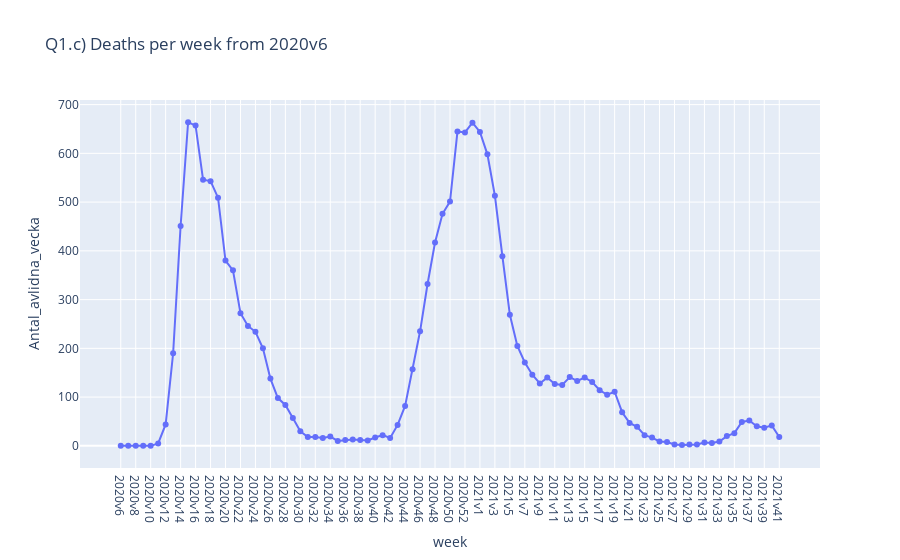

Notebook code cell kept with this figure:
### Code cell
px_line(y="Antal_avlidna_vecka",title="Q1.c) Deaths per week from 2020v6")

### Figure 1 — Plotly figure (JSON) as saved in the notebook; plotly's stock layout.template omitted (floating-point values rounded to 4 significant figures)
{"data": [{"hovertemplate": "week=%{x}<br>Antal_avlidna_vecka=%{y}<extra></extra>", "legendgroup": "", "line": {"color": "#636efa", "dash": "solid"}, "marker": {"symbol": "circle"}, "mode": "lines+markers", "name": "", "orientation": "v", "showlegend": false, "type": "scatter", "x": ["2020v6", "2020v7", "2020v8", "2020v9", "2020v10", "2020v11", "2020v12", "2020v13", "2020v14", "2020v15", "2020v16", "2020v17", "2020v18", "2020v19", "2020v20", "2020v21", "2020v22", "2020v23", "2020v24", "2020v25", "2020v26", "2020v27", "2020v28", "2020v29", "2020v30", "2020v31", "2020v32", "2020v33", "2020v34", "2020v35", "2020v36", "2020v37", "2020v38", "2020v39", "2020v40", "2020v41", "2020v42", "2020v43", "2020v44", "2020v45", "2020v46", "2020v47", "2020v48", "2020v49", "2020v50", "2020v51", "2020v52", "2020v53", "2021v1", "2021v2", "2021v3", "2021v4", "2021v5", "2021v6", "2021v7", "2021v8", "2021v9", "2021v10", "2021v11", "2021v12", "2021v13", "2021v14", "2021v15", "2021v16", "2021v17", "2021v18", "2021v19", "2021v20", "2021v21", "2021v22", "2021v23", "2021v24", "2021v25", "2021v26", "2021v27", "2021v28", "2021v29", "2021v30", "2021v31", "2021v32", "2021v33", "2021v34", "2021v35", "2021v36", "2021v37", "2021v38", "2021v39", "2021v40", "2021v41"], "xaxis": "x", "y": [0, 0, 0, 0, 0, 5, 44, 190, 451, 664, 657, 546, 543, 509, 380, 360, 272, 246, 234, 200, 138, 98, 84, 57, 30, 18, 18, 16, 19, 10, 12, 13, 12, 11, 17, 22, 16, 43, 82, 157, 235, 332, 417, 476, 501, 645, 643, 663, 644, 598, 513, 389, 269, 205, 171, 146, 128, 140, 127, 125, 141, 133, 140, 131, 114, 105, 111, 69, 47, 39, 22, 17, 9, 8, 3, 2, 3, 3, 7, 6, 9, 20, 26, 49, 52, 40, 37, 42, 18], "yaxis": "y"}], "layout": {"hovermode": "x", "legend": {"tracegroupgap": 0}, "title": {"text": "Q1.c) Deaths per week from 2020v6"}, "xaxis": {"anchor": "y", "domain": [0, 1], "showspikes": true, "spikecolor": "green", "spikedash": "solid", "spikemode": "across", "spikesnap": "cursor", "title": {"text": "week"}}, "yaxis": {"anchor": "x", "domain": [0, 1], "title": {"text": "Antal_avlidna_vecka"}}}}
